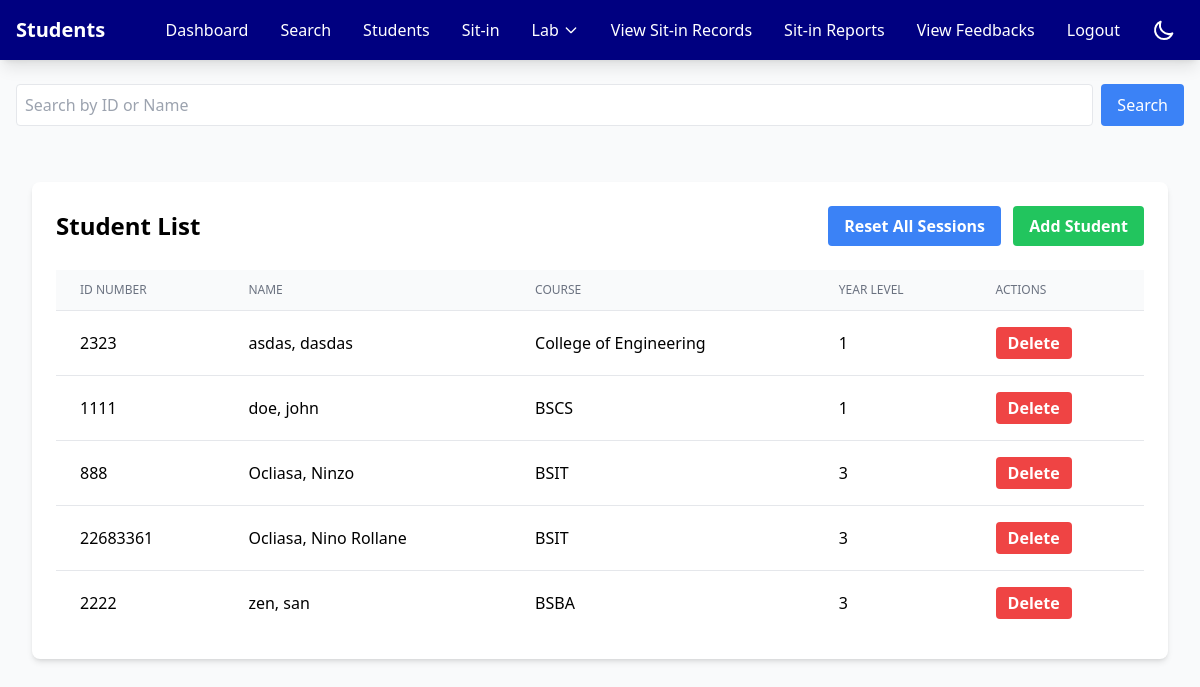
Before: /admin/students.php with the older database file.
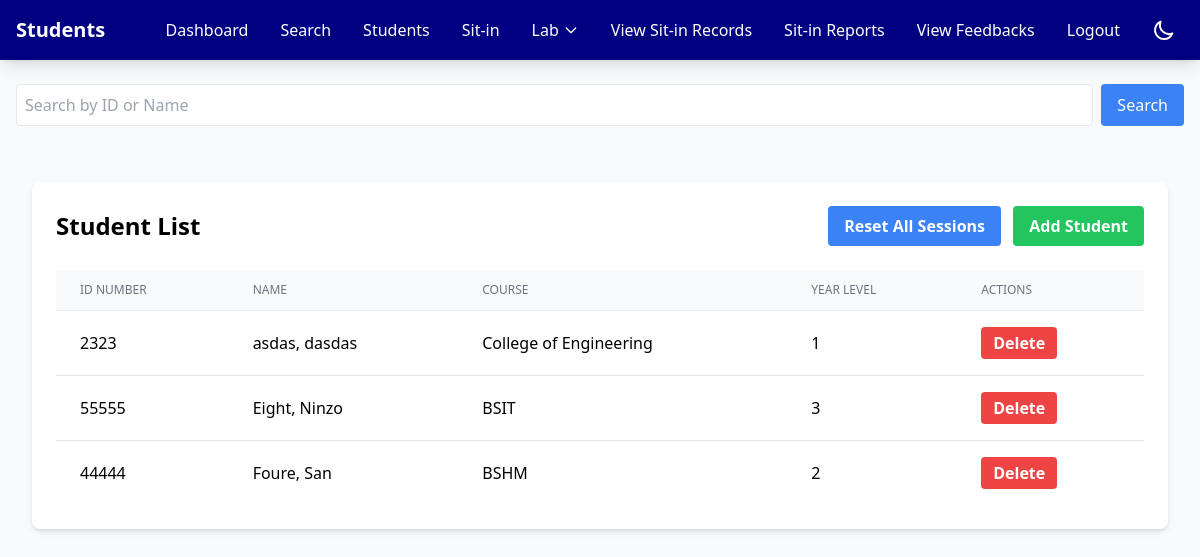
After: the same page with the newer database file.
### tables this page shows
CREATE TABLE `students` (
  `StudID` int(11) NOT NULL,
  `IDNO` int(11) NOT NULL,
  `Last_Name` varchar(100) NOT NULL,
  `First_Name` varchar(100) NOT NULL,
  `Mid_Name` varchar(100) NOT NULL,
  `Course` varchar(100) NOT NULL,
  `Year_lvl` int(11) NOT NULL,
  `Username` varchar(100) NOT NULL,
  `Password` varchar(100) NOT NULL,
  `profile_image` varchar(255) NOT NULL,
  `Email` varchar(255) NOT NULL,
  `Address` varchar(255) NOT NULL
);

### admin/students.php (the view, shortened to what this page needs)
<?php
include '../header.php';
$servername = "localhost";
$username = "root";
$password = "";
$database = "users";
$conn = new mysqli($servername, $username, $password, $database);
$search = isset($_GET['search']) ? $_GET['search'] : '';
if ($search) {
    $sql = "SELECT * FROM students WHERE IDNO LIKE ? OR First_Name LIKE ? OR Last_Name LIKE ? ORDER BY Last_Name";
    $stmt = $conn->prepare($sql);
    $searchTerm = "%$search%";
    $stmt->bind_param("sss", $searchTerm, $searchTerm, $searchTerm);
    $stmt->execute();
    $result = $stmt->get_result();
} else {
    $sql = "SELECT * FROM students ORDER BY Last_Name";
    $result = $conn->query($sql);
}
?>
<!DOCTYPE html>
<html lang="en">
<head>
    <script src="https://cdn.tailwindcss.com"></script>
    <link rel="stylesheet" href="../css/admin-dark-mode.css">
    <link rel="stylesheet" href="https://cdnjs.cloudflare.com/ajax/libs/font-awesome/6.4.0/css/all.min.css">
</head>
<body class="bg-gray-100">
    <nav class="bg-primary shadow-lg">
        <div class="max-w-7xl mx-auto px-4">
            <div class="flex justify-between items-center">
                <span class="text-white text-xl font-bold py-4">Students</span>
                <div class="flex space-x-4">
                    <div class="hidden md:flex items-center space-x-4">
                        <a href="dashboard.php" class="nav-link text-white hover:text-gray-200">Dashboard</a>
                        <a href="search.php" class="nav-link text-white hover:text-gray-200">Search</a>
                        <a href="students.php" class="nav-link text-white hover:text-gray-200">Students</a>
                        <a href="sitin.php" class="nav-link text-white hover:text-gray-200">Sit-in</a>
                        <div class="relative group">
                            <button class="nav-link text-white hover:text-gray-200 flex items-center">
                                Lab
                                <svg class="w-4 h-4 ml-1" fill="none" stroke="currentColor" viewBox="0 0 24 24">
                                    <path stroke-linecap="round" stroke-linejoin="round" stroke-width="2" d="M19 9l-7 7-7-7" />
                                </svg>
                            </button>
                        </div>
                        <a href="sit_in_records.php" class="nav-link text-white hover:text-gray-200">View Sit-in Records</a>
                        <a href="sit_in_reports.php" class="nav-link text-white hover:text-gray-200">Sit-in Reports</a>
                        <a href="feedback.php" class="nav-link text-white hover:text-gray-200">View Feedbacks</a>
                        <a href="../logout.php" class="nav-link text-white hover:text-gray-200">Logout</a>
                        <button id="darkModeToggle" class="p-2 rounded-lg text-white hover:text-gray-200">
                            <svg xmlns="http://www.w3.org/2000/svg" class="h-6 w-6 block dark:hidden" fill="none" viewBox="0 0 24 24" stroke="currentColor">
                                <path stroke-linecap="round" stroke-linejoin="round" stroke-width="2" d="M20.354 15.354A9 9 0 018.646 3.646 9.003 9.003 0 0012 21a9.003 9.003 0 008.354-5.646z" />
                            </svg>
                        </button>
                    </div>
                </div>
            </div>
        </div>
    </nav>
<body class="bg-gray-100">
    <div class="max-w-7xl mx-auto py-6 px-4">
        <div class="mb-6">
            <form method="GET" class="flex gap-2">
                <input type="text" name="search" placeholder="Search by ID or Name"
                       value="<?= htmlspecialchars($search) ?>"
                       class="flex-1 border p-2 rounded">
                <button type="submit" class="bg-blue-500 text-white px-4 py-2 rounded">
                    Search
                </button>
            </form>
        </div>
    <div class="max-w-7xl mx-auto px-4 py-8">
        <div class="bg-white rounded-lg shadow-md p-6">
            <div class="flex justify-between items-center mb-6">
                <h2 class="text-2xl font-bold">Student List</h2>
                <div class="space-x-2">
                    <form action="reset_sessions.php" method="POST" class="inline" onsubmit="return confirm('Are you sure you want to reset all student sessions to 30?');">
                        <button type="submit" class="bg-blue-500 hover:bg-blue-700 text-white font-bold py-2 px-4 rounded">
                            Reset All Sessions
                        </button>
                    </form>
                    <button onclick="openAddStudentModal()" class="bg-green-500 hover:bg-green-700 text-white font-bold py-2 px-4 rounded">
                        Add Student
                    </button>
                </div>
            </div>
            <div class="overflow-x-auto">
                <table class="min-w-full divide-y divide-gray-200">
                    <thead class="bg-gray-50">
                        <tr>
                            <th class="px-6 py-3 text-left text-xs font-medium text-gray-500 uppercase">ID Number</th>
                            <th class="px-6 py-3 text-left text-xs font-medium text-gray-500 uppercase">Name</th>
                            <th class="px-6 py-3 text-left text-xs font-medium text-gray-500 uppercase">Course</th>
                            <th class="px-6 py-3 text-left text-xs font-medium text-gray-500 uppercase">Year Level</th>
                            <th class="px-6 py-3 text-left text-xs font-medium text-gray-500 uppercase">Actions</th>
                        </tr>
                    </thead>
                    <tbody class="bg-white divide-y divide-gray-200">
                        <?php
                        if ($result->num_rows > 0) {
                            while($row = $result->fetch_assoc()) {
                                echo "<tr class='hover:bg-gray-50'>";
                                echo "<td class='px-6 py-4'>" . htmlspecialchars($row['IDNO']) . "</td>";
                                echo "<td class='px-6 py-4'>" . htmlspecialchars($row['Last_Name'] . ", " . $row['First_Name']) . "</td>";
                                echo "<td class='px-6 py-4'>" . htmlspecialchars($row['Course']) . "</td>";
                                echo "<td class='px-6 py-4'>" . htmlspecialchars($row['Year_lvl']) . "</td>";
                                echo "<td class='px-6 py-4'>
                                        <button onclick='deleteStudent(" . $row['IDNO'] . ")'
                                                class='bg-red-500 hover:bg-red-700 text-white font-bold py-1 px-3 rounded'>
                                            Delete
                                        </button>
                                      </td>";
                                echo "</tr>";
                            }
                        } else {
                            echo "<tr><td colspan='5' class='px-6 py-4 text-center'>No students found</td></tr>";
                        }
                        ?>
                    </tbody>
                </table>
            </div>
        </div>
    </div>
</body>
</html>

### header.php (shortened to what this page needs)
<!DOCTYPE html>
<html lang="en">
<head>
    <script src="https://cdn.tailwindcss.com"></script>
</head>
<body class="bg-gray-50">

### admin/students.php (style rules this page uses)
.nav-link { position: relative; padding: 0.5rem; }
.nav-link:after { content: ''; position: absolute; width: 0; height: 2px; bottom: 0; left: 0; background-color: white; transition: width 0.3s ease; }

Changed rows visible on the page:
removed students: IDNO "1111", Last_Name+First_Name "doe, john", Course "BSCS", Year_lvl "1"
removed students: IDNO "888", Last_Name+First_Name "Ocliasa, Ninzo", Course "BSIT", Year_lvl "3"
removed students: IDNO "22683361", Last_Name+First_Name "Ocliasa, Nino Rollane", Course "BSIT", Year_lvl "3"
removed students: IDNO "2222", Last_Name+First_Name "zen, san", Course "BSBA", Year_lvl "3"
added students: IDNO "55555", Last_Name+First_Name "Eight, Ninzo", Course "BSIT", Year_lvl "3"
added students: IDNO "44444", Last_Name+First_Name "Foure, San", Course "BSHM", Year_lvl "2"
